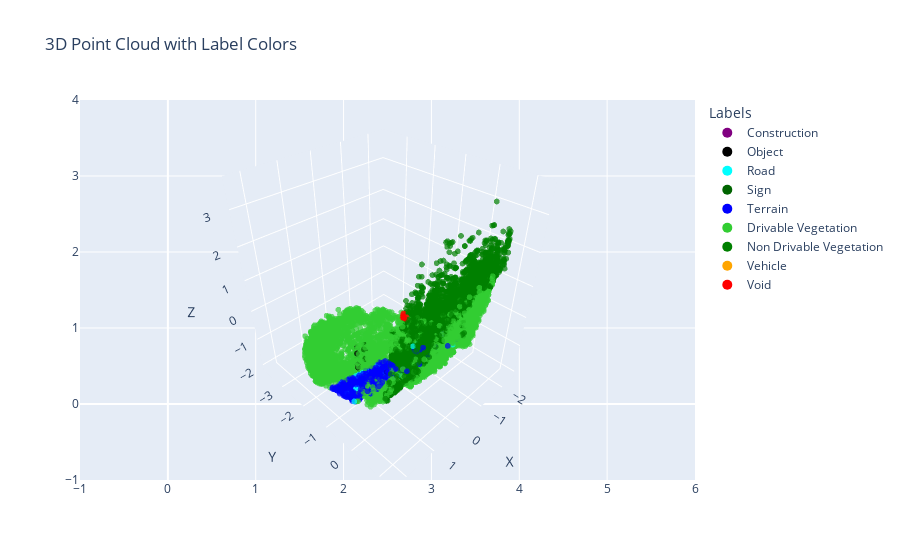

Notebook code cell kept with this figure:
### Code cell
plot_3D_colors(sampled_df)

### Figure 1 — Plotly figure (JSON) as saved in the notebook; plotly's stock layout.template omitted (floating-point values rounded to 4 significant figures; data arrays with more than 128 entries replaced by an {"elided": "..."} marker saying what was removed)
{"data": [{"marker": {"color": {"elided": "16384 str values"}, "opacity": 0.7, "size": 2}, "mode": "markers", "showlegend": false, "type": "scatter3d", "x": {"elided": "16384 float values"}, "y": {"elided": "16384 float values"}, "z": {"elided": "16384 float values"}}, {"marker": {"color": "purple", "size": 10}, "mode": "markers", "name": "Construction", "showlegend": true, "type": "scatter", "x": [null], "y": [null]}, {"marker": {"color": "black", "size": 10}, "mode": "markers", "name": "Object", "showlegend": true, "type": "scatter", "x": [null], "y": [null]}, {"marker": {"color": "cyan", "size": 10}, "mode": "markers", "name": "Road", "showlegend": true, "type": "scatter", "x": [null], "y": [null]}, {"marker": {"color": "darkgreen", "size": 10}, "mode": "markers", "name": "Sign", "showlegend": true, "type": "scatter", "x": [null], "y": [null]}, {"marker": {"color": "blue", "size": 10}, "mode": "markers", "name": "Terrain", "showlegend": true, "type": "scatter", "x": [null], "y": [null]}, {"marker": {"color": "limegreen", "size": 10}, "mode": "markers", "name": "Drivable Vegetation", "showlegend": true, "type": "scatter", "x": [null], "y": [null]}, {"marker": {"color": "green", "size": 10}, "mode": "markers", "name": "Non Drivable Vegetation", "showlegend": true, "type": "scatter", "x": [null], "y": [null]}, {"marker": {"color": "orange", "size": 10}, "mode": "markers", "name": "Vehicle", "showlegend": true, "type": "scatter", "x": [null], "y": [null]}, {"marker": {"color": "red", "size": 10}, "mode": "markers", "name": "Void", "showlegend": true, "type": "scatter", "x": [null], "y": [null]}], "layout": {"legend": {"title": {"text": "Labels"}}, "scene": {"xaxis": {"title": {"text": "X"}}, "yaxis": {"title": {"text": "Y"}}, "zaxis": {"title": {"text": "Z"}}}, "title": {"text": "3D Point Cloud with Label Colors"}}}
